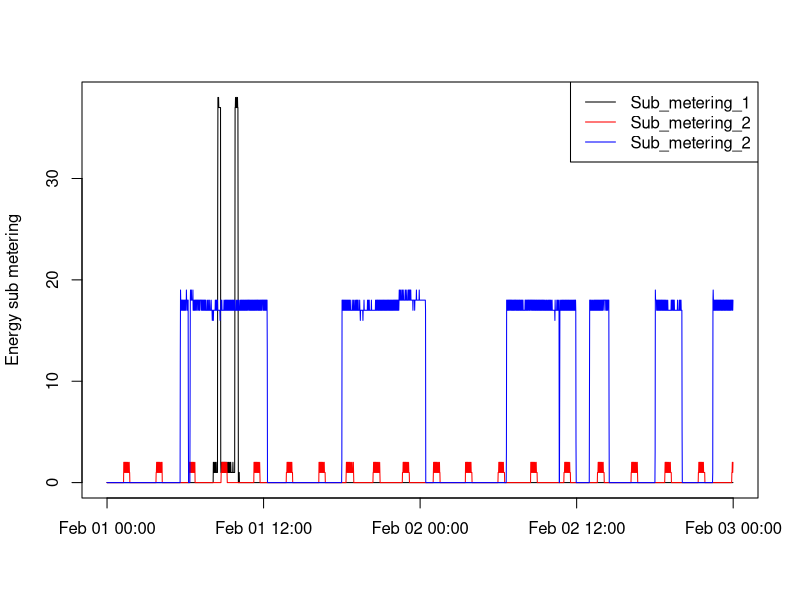

Source code (R):
#setwd("~/Coursera/ex_data_analysis")

# Coursera Exploratory Data Analysis Course Assignment 1
# Read data, subset it and reconstruct plots to match

# plot 3

# modify the data with linux cmd tools head, grep and cat to keep the header and filter for the 2 specified dates
# modified data is in GitHub repo


# set locale for R to display weekdays in english
Sys.setlocale("LC_TIME", "C");

# read data with character classes
data <- read.table(file="household_power_consumption_cut.txt", sep=";", header = TRUE, dec=".", stringsAsFactors=FALSE)

# parse date and time columns
data$datetime <- strptime(paste(data$Date, data$Time), "%e/%m/%Y %H:%M:%S")

# convert character to numeric values and save it as a new column
data$Global_active_powerNum <- as.numeric(data$Global_active_power)
data$Sub_metering_1Num <- as.numeric(data$Sub_metering_1)
data$Sub_metering_2Num <- as.numeric(data$Sub_metering_2)
data$Sub_metering_3Num <- as.numeric(data$Sub_metering_3)

# the initial subsetting did not work.
# subset the date
working <- data[data$Date %in% c("1/2/2007", "2/2/2007"), ]


# plot the output as a 480x480 png file
png(filename = "plot3.png",
    width = 480, height = 480, units = "px", pointsize = 12,
    bg = "white",  res = NA, type="cairo")
plot(working$datetime, working$Sub_metering_1Num, type="l", ylab="Energy sub metering", col="black", xlab="")

# add 2nd series
lines(working$datetime, working$Sub_metering_2Num, col="red")

# add 3rd series
lines(working$datetime, working$Sub_metering_3Num, col="blue")

# add legend
legend("topright", c("Sub_metering_1","Sub_metering_2","Sub_metering_2"), lty=1, col=c("black","red","blue"))

dev.off()
